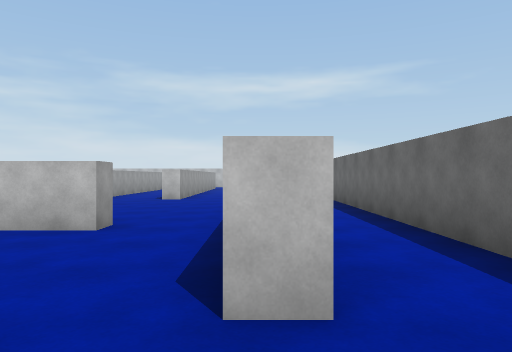
view 1 (above)

24 first-person views from a walk through a 3-D level made in the Unity game engine. The camera is 1.3 m above the floor, looks level and sees 70° across. The floor is counted in squares, 2 m on a side. Each view is taken from the middle of a square. On the plan, view 1 faces up. The plan holds only what a view shows up to about 11 squares ahead; the rest is blank. The place goes on beyond the plan. The player is left out.

view 2
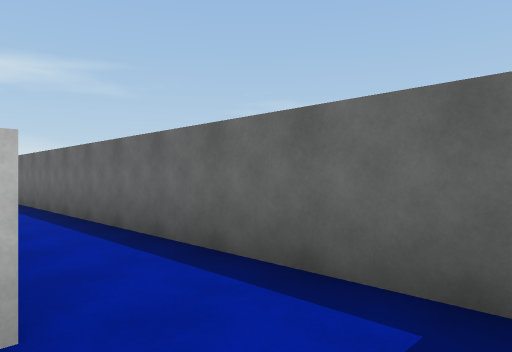

view 3
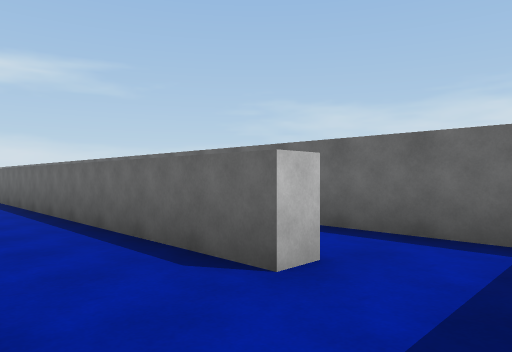

view 4
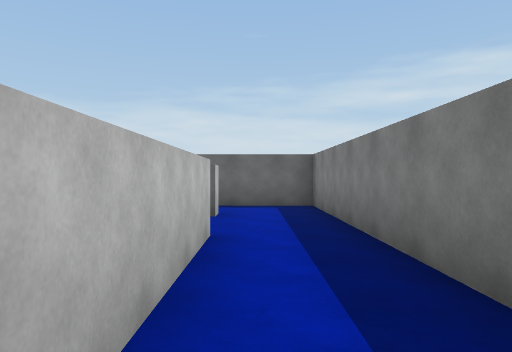

view 5
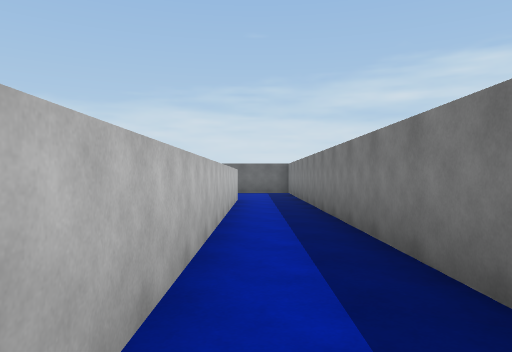

view 6
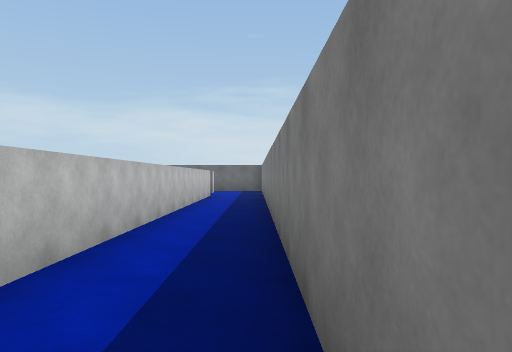

view 7
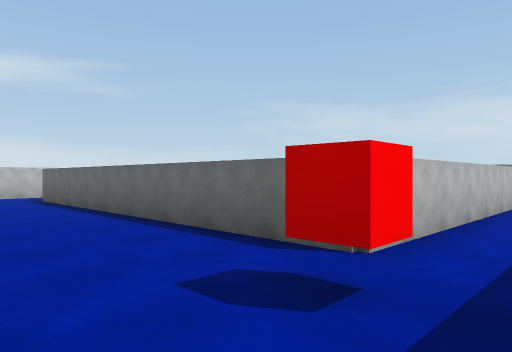

view 8
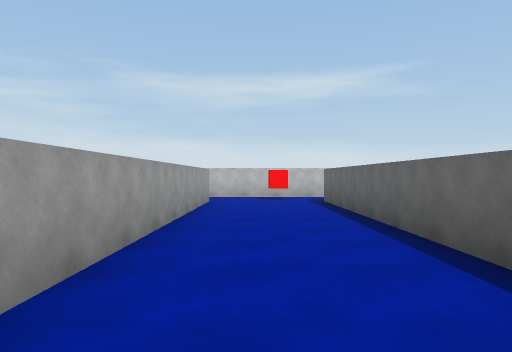

view 9
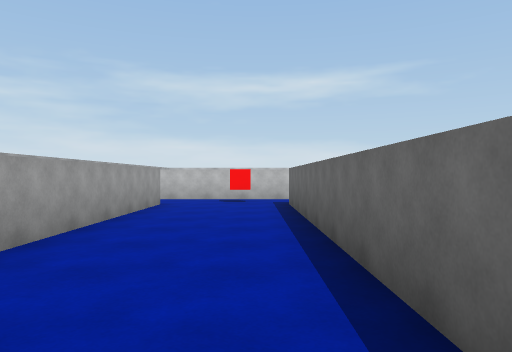

view 10
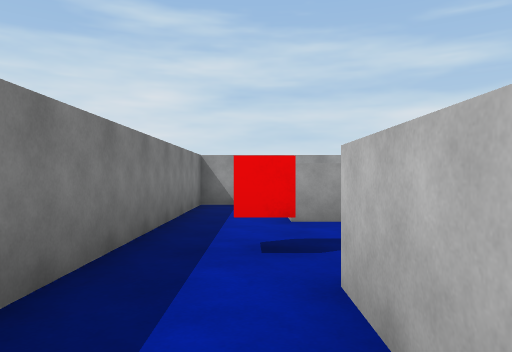

view 11
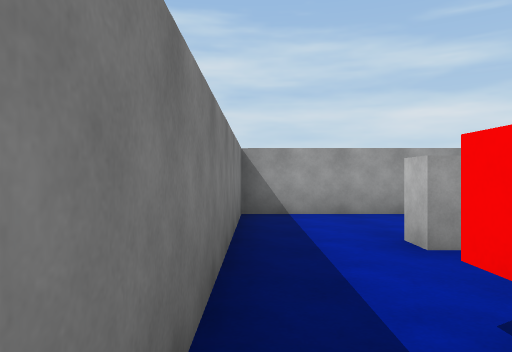

view 12
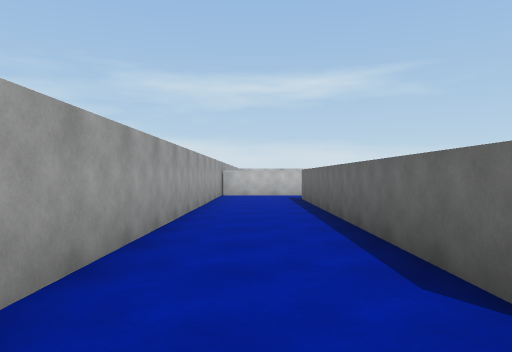

view 13
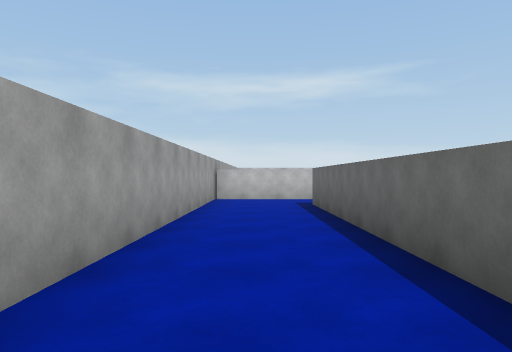

view 14
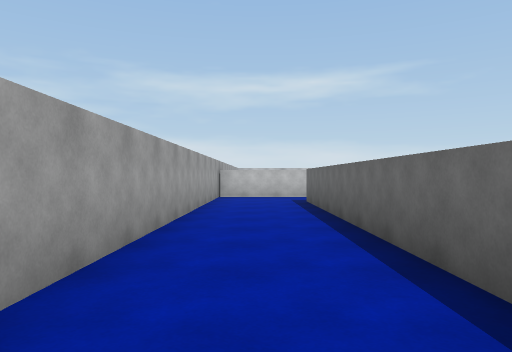

view 15
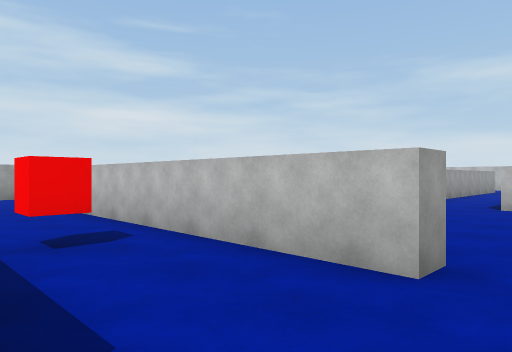

view 16
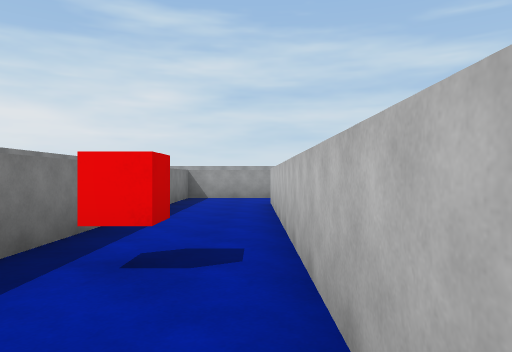

view 17
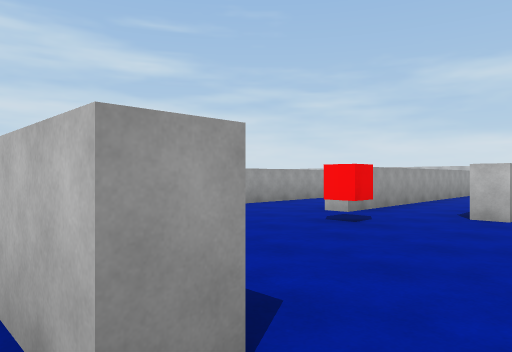

view 18
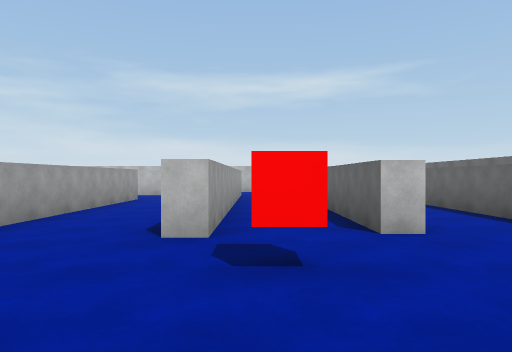

view 19
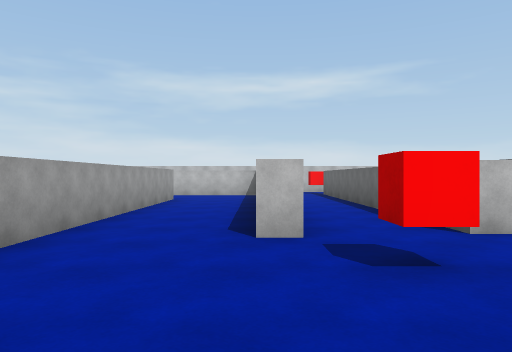

view 20
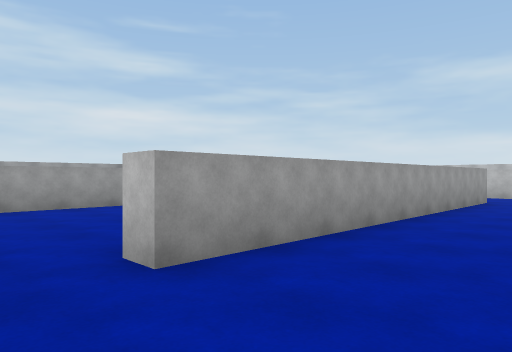

view 21
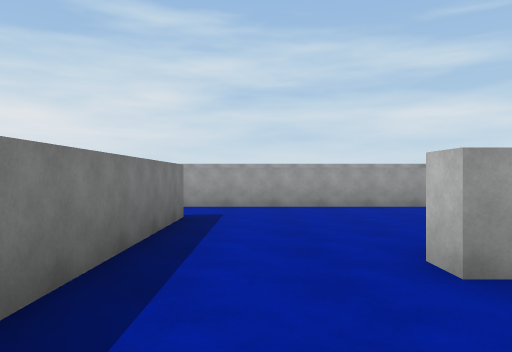

view 22
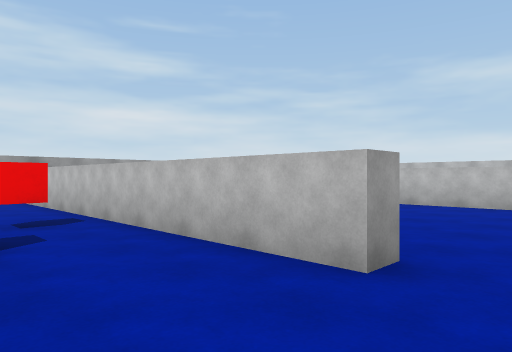

view 23
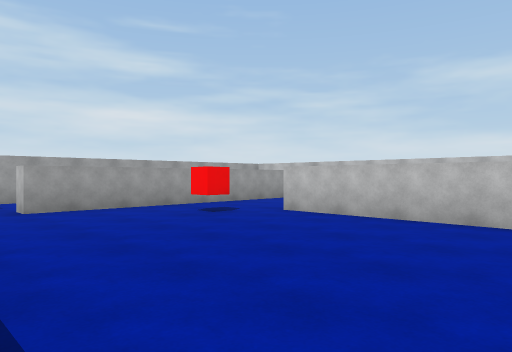

view 24
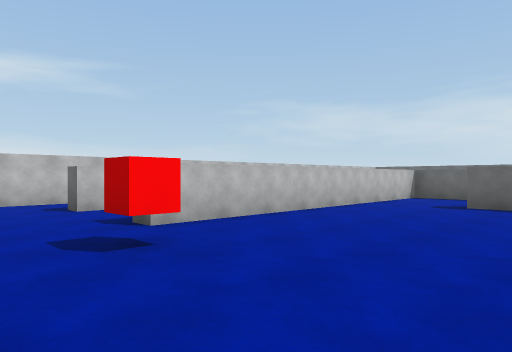

### Floor plan
Ten units are one square. View 1 is at (0, 0); x grows to the right and y downward. Boxes are objects, and circles mark ways between rooms. Rooms are numbered by the first view taken in them; rooms with no view inside come last. Other rooms are left out.
<svg viewBox="-198 -237 224 245">
<path fill="none" stroke="#000" d="M-75 -184 -136 -184M-78 -154 -78 -162M-130 -210 -136 -210 -136 -215M-130 -232 -144 -232M-162 -214 -162 -146 -168 -146M4 -15 -1 -15M-5 3 20 3 21 -98M-132 -22 -132 -105M-166 3 -5 3M-162 -105 -162 -15 -168 -15M-124 -123 -164 -123M-21 -15 -132 -15M-1 -15 -1 -25M-167 -18 -167 -104M-164 -123 -191 -123 -193 3 -166 3M-61 -20 -48 -20M-19 -44 -105 -44M-127 -45 -127 -20 -105 -20M-1 -25 -1 -45M-21 -110 -21 -101 -26 -101 -26 -170M-45 -169 -45 -99 -50 -99M-50 -169 -50 -184 -75 -184M-73 -162 -73 -73M-19 -49 -19 -44M-76 -49 -66 -49M-1 -45 -1 -144M-127 -96 -127 -45M-73 -73 -79 -73M-102 -128 -102 -123 -124 -123M-109 -49 -76 -49"/>
<rect x="-145" y="-175" width="10" height="10" fill="#bbb"><title>red cube</title></rect>
<rect x="-145" y="-15" width="10" height="10" fill="#bbb"><title>red cube</title></rect>
<rect x="-145" y="-115" width="10" height="10" fill="#bbb"><title>red cube</title></rect>
<rect x="-55" y="-35" width="10" height="10" fill="#bbb"><title>red cube</title></rect>
<rect x="-45" y="-95" width="10" height="10" fill="#bbb"><title>red cube</title></rect>
<circle cx="0" cy="-5" r="3" fill="#2a7"/>
<circle cx="-80" cy="-175" r="3" fill="#2a7"/>
<circle cx="-95" cy="-130" r="3" fill="#2a7"/>
<circle cx="-170" cy="-115" r="3" fill="#2a7"/>
<circle cx="-170" cy="-5" r="3" fill="#2a7"/>
<circle cx="-15" cy="-20" r="3" fill="#2a7"/>
<circle cx="-130" cy="-115" r="3" fill="#2a7"/>
<circle cx="-10" cy="-50" r="3" fill="#2a7"/>
<circle cx="-115" cy="-50" r="3" fill="#2a7"/>
<circle cx="-80" cy="-65" r="3" fill="#2a7"/>
<text x="-80" y="-170">1</text>
<text x="-140" y="-40">2</text>
<text x="-180" y="-60">3</text>
<text x="-70" y="-40">4</text>
<text x="-40" y="-120">5</text>
<text x="-100" y="-90">6</text>
</svg>
Room 1 opens to room 2. Room 1 opens to room 5. Room 1 opens to room 6. Room 2 opens to room 3. Room 2 opens to room 4. Room 2 opens to room 6. Room 4 opens to room 5. Room 4 opens to room 6. Room 5 opens to room 6.

Where each view was taken, in squares from view 1:
view 1: 0 up, 0 right, facing up
view 2: 0 up, 0 right, facing up-right
view 3: 0 up, 2 left, facing up-right
view 4: 1 up, 6 left, facing right
view 5: 1 up, 12 left, facing right
view 6: 0 up, 14 left, facing right
view 7: 0 up, 16 left, facing up-right
view 8: 1 up, 15 left, facing up
view 9: 2 up, 14 left, facing up
view 10: 1 up, 11 left, facing left
view 11: 0 up, 13 left, facing left
view 12: 0 up, 18 left, facing up
view 13: 2 up, 18 left, facing up
view 14: 1 up, 18 left, facing up
view 15: 2 up, 1 left, facing up-left
view 16: 4 up, 2 left, facing left
view 17: 4 up, 1 left, facing up-left
view 18: 6 up, 4 left, facing up
view 19: 6 up, 5 left, facing up
view 20: 6 up, 5 left, facing up-left
view 21: 6 up, 5 left, facing left
view 22: 10 up, 9 left, facing up-left
view 23: 13 up, 9 left, facing up-left
view 24: 14 up, 16 left, facing up-right
